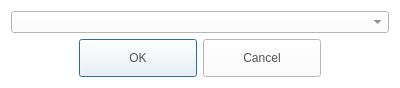
<?xml version="1.0" encoding="UTF-8"?>
<ui version="4.0">
 <class>ChangeMetaInfoDialog</class>
 <widget class="QDialog" name="ChangeMetaInfoDialog">
  <property name="geometry">
   <rect>
    <x>0</x>
    <y>0</y>
    <width>400</width>
    <height>88</height>
   </rect>
  </property>
  <property name="minimumSize">
   <size>
    <width>400</width>
    <height>0</height>
   </size>
  </property>
  <property name="windowTitle">
   <string>Dialog</string>
  </property>
  <property name="styleSheet">
   <string notr="true">QLabel
{
	color: rgb(84, 84, 84);
	font: 14pt &quot;Segoe UI&quot;;
}
QPushButton
{
	color: rgb(84, 84, 84);
	font: 14pt &quot;Segoe UI&quot;;
}
QComboBox
{
	color: rgb(84, 84, 84);
	font: 14pt &quot;Segoe UI&quot;;
}
QWidget
{
	background-color: rgb(255, 255, 255);
}</string>
  </property>
  <layout class="QGridLayout" name="gridLayout">
   <item row="0" column="0">
    <widget class="QComboBox" name="comboBox"/>
   </item>
   <item row="1" column="0">
    <widget class="QDialogButtonBox" name="buttonBox">
     <property name="styleSheet">
      <string notr="true">QPushButton
{
	border-image: url(&quot;:/resource/audiocd-popup-btn110-ok-n.png&quot;);
	width: 110px;
	height: 30px;
	color: rgb(84, 84, 84)
}

QPushButton:hover
{
 	border-image: url(&quot;:/resource/audiocd-popup-btn110-ok-h.png&quot;);
	width: 110px;
	height: 30px;	
	color: rgb(255, 255, 255)
}</string>
     </property>
     <property name="orientation">
      <enum>Qt::Horizontal</enum>
     </property>
     <property name="standardButtons">
      <set>QDialogButtonBox::Cancel|QDialogButtonBox::Ok</set>
     </property>
     <property name="centerButtons">
      <bool>true</bool>
     </property>
    </widget>
   </item>
  </layout>
 </widget>
 <resources/>
 <connections>
  <connection>
   <sender>buttonBox</sender>
   <signal>accepted()</signal>
   <receiver>ChangeMetaInfoDialog</receiver>
   <slot>accept()</slot>
   <hints>
    <hint type="sourcelabel">
     <x>248</x>
     <y>254</y>
    </hint>
    <hint type="destinationlabel">
     <x>157</x>
     <y>274</y>
    </hint>
   </hints>
  </connection>
  <connection>
   <sender>buttonBox</sender>
   <signal>rejected()</signal>
   <receiver>ChangeMetaInfoDialog</receiver>
   <slot>reject()</slot>
   <hints>
    <hint type="sourcelabel">
     <x>316</x>
     <y>260</y>
    </hint>
    <hint type="destinationlabel">
     <x>286</x>
     <y>274</y>
    </hint>
   </hints>
  </connection>
 </connections>
</ui>
